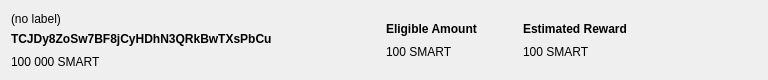
<?xml version="1.0" encoding="UTF-8"?>
<ui version="4.0">
 <class>QSmartRewardEntry</class>
 <widget class="QWidget" name="QSmartRewardEntry">
  <property name="geometry">
   <rect>
    <x>0</x>
    <y>0</y>
    <width>768</width>
    <height>80</height>
   </rect>
  </property>
  <property name="sizePolicy">
   <sizepolicy hsizetype="Preferred" vsizetype="Fixed">
    <horstretch>0</horstretch>
    <verstretch>0</verstretch>
   </sizepolicy>
  </property>
  <property name="windowTitle">
   <string>Form</string>
  </property>
  <property name="styleSheet">
   <string notr="true"/>
  </property>
  <layout class="QHBoxLayout" name="horizontalLayout">
   <item>
    <layout class="QVBoxLayout" name="verticalLayout_2">
     <item>
      <widget class="QLabel" name="lblLabel">
       <property name="text">
        <string>(no label)</string>
       </property>
      </widget>
     </item>
     <item>
      <widget class="QLabel" name="lblAddress">
       <property name="sizePolicy">
        <sizepolicy hsizetype="Fixed" vsizetype="Preferred">
         <horstretch>0</horstretch>
         <verstretch>0</verstretch>
        </sizepolicy>
       </property>
       <property name="minimumSize">
        <size>
         <width>320</width>
         <height>0</height>
        </size>
       </property>
       <property name="maximumSize">
        <size>
         <width>320</width>
         <height>16777215</height>
        </size>
       </property>
       <property name="font">
        <font>
         <weight>75</weight>
         <bold>true</bold>
        </font>
       </property>
       <property name="text">
        <string>TCJDy8ZoSw7BF8jCyHDhN3QRkBwTXsPbCu</string>
       </property>
       <property name="alignment">
        <set>Qt::AlignLeading|Qt::AlignLeft|Qt::AlignTop</set>
       </property>
       <property name="wordWrap">
        <bool>true</bool>
       </property>
      </widget>
     </item>
     <item>
      <widget class="QLabel" name="lblBalance">
       <property name="text">
        <string>100 000 SMART</string>
       </property>
      </widget>
     </item>
    </layout>
   </item>
   <item>
    <spacer name="horizontalSpacer_4">
     <property name="orientation">
      <enum>Qt::Horizontal</enum>
     </property>
     <property name="sizeType">
      <enum>QSizePolicy::Fixed</enum>
     </property>
     <property name="sizeHint" stdset="0">
      <size>
       <width>40</width>
       <height>20</height>
      </size>
     </property>
    </spacer>
   </item>
   <item>
    <widget class="QStackedWidget" name="stackedWidget">
     <property name="currentIndex">
      <number>0</number>
     </property>
     <widget class="QWidget" name="page">
      <layout class="QHBoxLayout" name="horizontalLayout_2">
       <item>
        <layout class="QVBoxLayout" name="verticalLayout_3">
         <item>
          <widget class="QLabel" name="label_5">
           <property name="font">
            <font>
             <weight>75</weight>
             <bold>true</bold>
            </font>
           </property>
           <property name="text">
            <string>Eligible Amount</string>
           </property>
          </widget>
         </item>
         <item>
          <widget class="QLabel" name="lblEligible">
           <property name="text">
            <string>100 SMART</string>
           </property>
          </widget>
         </item>
        </layout>
       </item>
       <item>
        <spacer name="horizontalSpacer_2">
         <property name="orientation">
          <enum>Qt::Horizontal</enum>
         </property>
         <property name="sizeType">
          <enum>QSizePolicy::Fixed</enum>
         </property>
         <property name="sizeHint" stdset="0">
          <size>
           <width>40</width>
           <height>20</height>
          </size>
         </property>
        </spacer>
       </item>
       <item>
        <layout class="QVBoxLayout" name="verticalLayout">
         <item>
          <widget class="QLabel" name="label_2">
           <property name="font">
            <font>
             <weight>75</weight>
             <bold>true</bold>
            </font>
           </property>
           <property name="text">
            <string>Estimated Reward</string>
           </property>
          </widget>
         </item>
         <item>
          <widget class="QLabel" name="lblEstimated">
           <property name="text">
            <string>100 SMART</string>
           </property>
          </widget>
         </item>
        </layout>
       </item>
       <item>
        <spacer name="horizontalSpacer_3">
         <property name="orientation">
          <enum>Qt::Horizontal</enum>
         </property>
         <property name="sizeType">
          <enum>QSizePolicy::Expanding</enum>
         </property>
         <property name="sizeHint" stdset="0">
          <size>
           <width>40</width>
           <height>20</height>
          </size>
         </property>
        </spacer>
       </item>
      </layout>
     </widget>
     <widget class="QWidget" name="page_2">
      <layout class="QVBoxLayout" name="verticalLayout_4">
       <item>
        <widget class="QLabel" name="lblInfo">
         <property name="font">
          <font>
           <weight>75</weight>
           <bold>true</bold>
          </font>
         </property>
         <property name="text">
          <string>Voting required. Go to the SmartVoting Tab and vote for a proposal</string>
         </property>
         <property name="wordWrap">
          <bool>true</bool>
         </property>
        </widget>
       </item>
      </layout>
     </widget>
    </widget>
   </item>
  </layout>
 </widget>
 <resources/>
 <connections/>
</ui>
